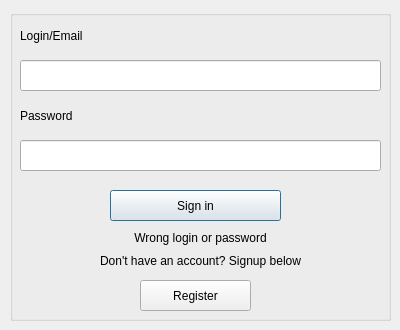
<?xml version="1.0" encoding="UTF-8"?>
<ui version="4.0">
 <class>Dialog</class>
 <widget class="QDialog" name="Dialog">
  <property name="geometry">
   <rect>
    <x>0</x>
    <y>0</y>
    <width>400</width>
    <height>330</height>
   </rect>
  </property>
  <property name="windowTitle">
   <string>Dialog</string>
  </property>
  <widget class="QGroupBox" name="groupBox">
   <property name="geometry">
    <rect>
     <x>10</x>
     <y>10</y>
     <width>381</width>
     <height>311</height>
    </rect>
   </property>
   <property name="title">
    <string/>
   </property>
   <widget class="QLabel" name="label">
    <property name="geometry">
     <rect>
      <x>10</x>
      <y>10</y>
      <width>361</width>
      <height>31</height>
     </rect>
    </property>
    <property name="text">
     <string>Login/Email</string>
    </property>
   </widget>
   <widget class="QLineEdit" name="login">
    <property name="geometry">
     <rect>
      <x>10</x>
      <y>50</y>
      <width>361</width>
      <height>31</height>
     </rect>
    </property>
   </widget>
   <widget class="QLabel" name="label_2">
    <property name="geometry">
     <rect>
      <x>10</x>
      <y>90</y>
      <width>361</width>
      <height>31</height>
     </rect>
    </property>
    <property name="text">
     <string>Password</string>
    </property>
   </widget>
   <widget class="QLineEdit" name="password">
    <property name="geometry">
     <rect>
      <x>10</x>
      <y>130</y>
      <width>361</width>
      <height>31</height>
     </rect>
    </property>
   </widget>
   <widget class="QPushButton" name="signin">
    <property name="geometry">
     <rect>
      <x>100</x>
      <y>180</y>
      <width>171</width>
      <height>31</height>
     </rect>
    </property>
    <property name="text">
     <string>Sign in</string>
    </property>
   </widget>
   <widget class="QPushButton" name="signup">
    <property name="geometry">
     <rect>
      <x>130</x>
      <y>270</y>
      <width>111</width>
      <height>31</height>
     </rect>
    </property>
    <property name="text">
     <string>Register</string>
    </property>
   </widget>
   <widget class="QLabel" name="label_3">
    <property name="geometry">
     <rect>
      <x>10</x>
      <y>240</y>
      <width>361</width>
      <height>21</height>
     </rect>
    </property>
    <property name="text">
     <string>Don't have an account? Signup below</string>
    </property>
    <property name="alignment">
     <set>Qt::AlignCenter</set>
    </property>
   </widget>
   <widget class="QLabel" name="error_message">
    <property name="enabled">
     <bool>true</bool>
    </property>
    <property name="geometry">
     <rect>
      <x>10</x>
      <y>220</y>
      <width>361</width>
      <height>16</height>
     </rect>
    </property>
    <property name="inputMethodHints">
     <set>Qt::ImhNone</set>
    </property>
    <property name="text">
     <string>Wrong login or password</string>
    </property>
    <property name="alignment">
     <set>Qt::AlignCenter</set>
    </property>
   </widget>
  </widget>
 </widget>
 <resources/>
 <connections/>
</ui>
